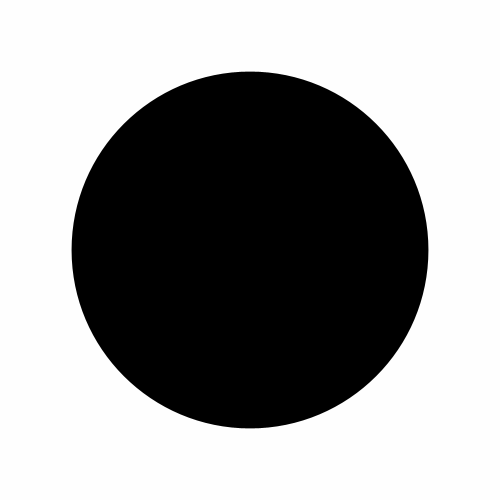
Frame 1 (no input)
Frame 60 (the mouse pressed at the canvas centre just before this capture): blank canvas, image omitted
Frame 120 (the mouse held since frame 60 and released just before this capture): blank canvas, image omitted

The Processing sketch that drew this single still picture (run headless with seeded random() and noise(); from frame 60 on, the mouse is pressed at the canvas centre):

// Processing sketch: processing_144260
// ── processing_144260.pde

void setup() {
size(500,500);
}
void draw(){
int m = millis();
background(255*sin(3.14159265359*m/500),255*sin(3.14159265359*m/500),255*sin(3.14159265359*m/500));
noStroke();
fill(0);
ellipse(250,250,abs(500*sin(3.14159265359*m/1000)),abs(500*sin(3.14159265359*m/1000)));
}
